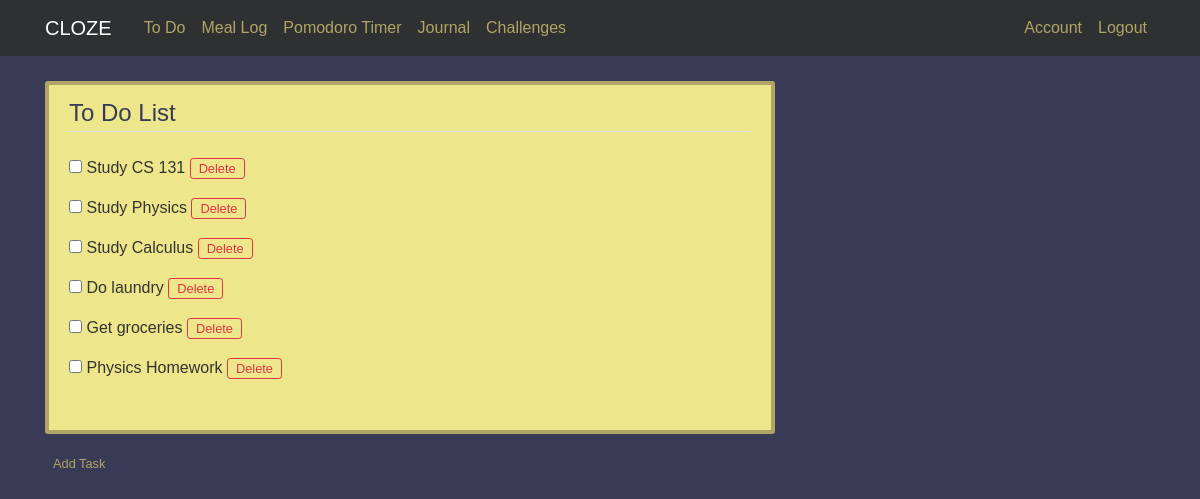
The app's page /todo (signed in), older data.
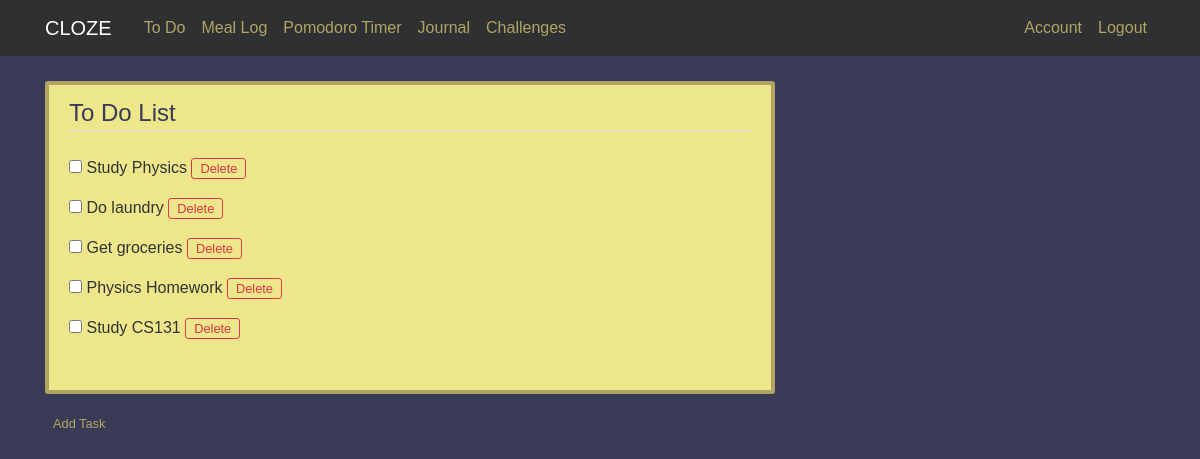
The same page, newer data.
### cloze/models.py (models this page shows)
class Task(db.Model):
    id = db.Column(db.Integer, primary_key=True)
    entry = db.Column(db.String(256), index=True)
    user_id = db.Column(db.Integer, db.ForeignKey('user.id'), nullable=False)

### cloze/routes.py (the view)
@app.route('/todo', methods = ['GET', 'POST'])
@login_required
def toDo():
    tasks = db.session.query(Task).filter_by(owner=current_user)
    return render_template('toDo.html', title = 'To-Do', tasks = tasks)

### cloze/models.py (called while the page is built)
@login_manager.user_loader
def load_user(userId):
    return User.query.get(int(userId))

### cloze/Templates/toDo.html
{% extends "layout.html" %}
{% block content %}
<div class="col-md-8">
    <div class="content-section">
        <legend class="border-bottom mb-4 text-navy">To Do List</legend>
        {% for task in tasks %}
            <div>
                <form action="{{ url_for('delete_tasks', id=task.id) }}" method="POST" >
                    <input type="checkbox">  {{ task.entry }}
                    <input align="right" class="btn btn-sm btn-outline-danger py-0" style="font-size: 0.8em;" type="submit" value="Delete">
                </form>
            </div>
        {% endfor %}
        <br>
    </div>
    <small>
        <a class="ml-2" href="{{ url_for('new_task') }}">Add Task</a>
    </small>
</div>
{% endblock content %}

Row changes from the older to the newer data that the page shows:
removed Task: entry "Study CS 131"
removed Task: entry "Study Calculus"
added Task: entry "Study CS131"
